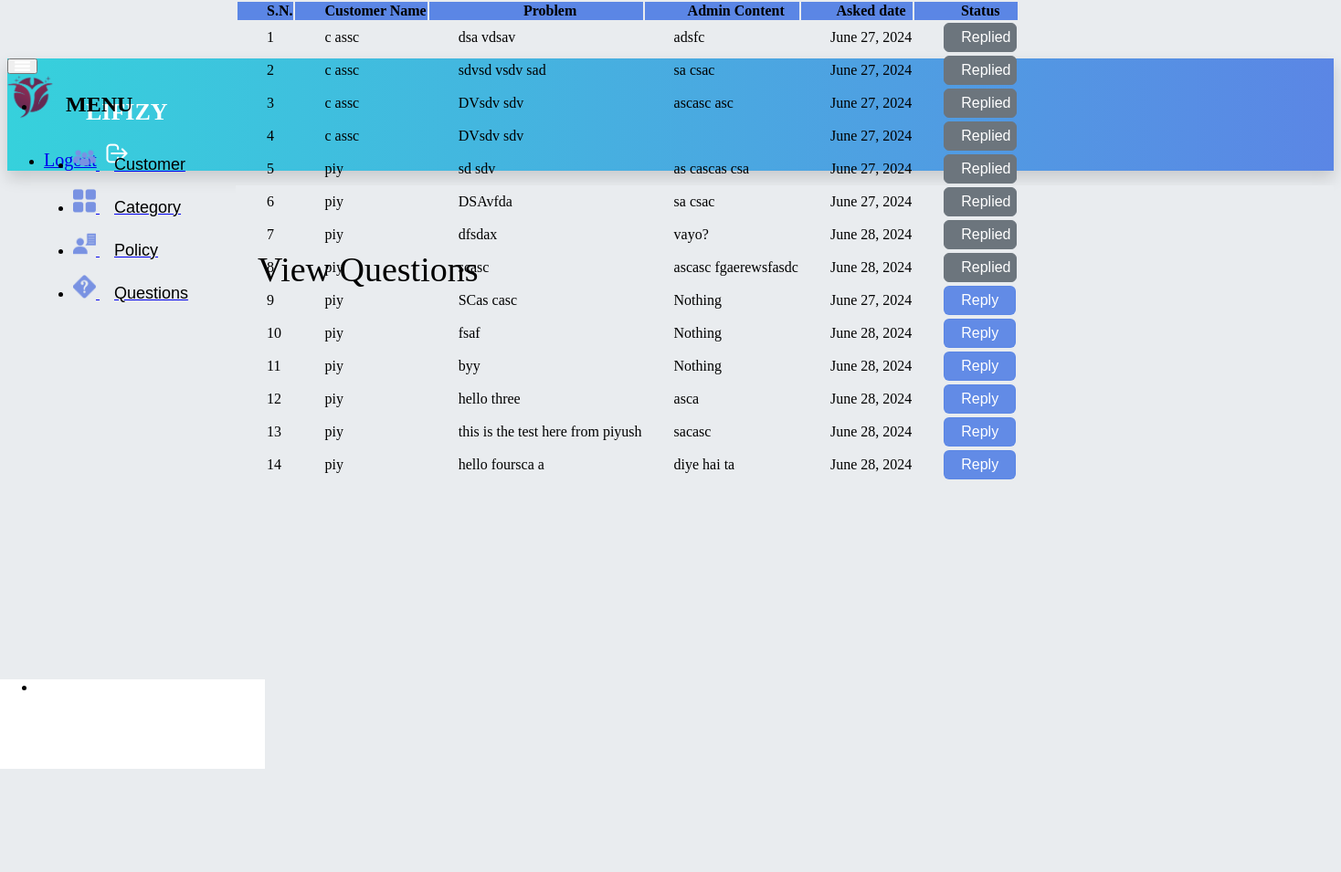
The page /admin-question (signed in) on the database as committed earlier.
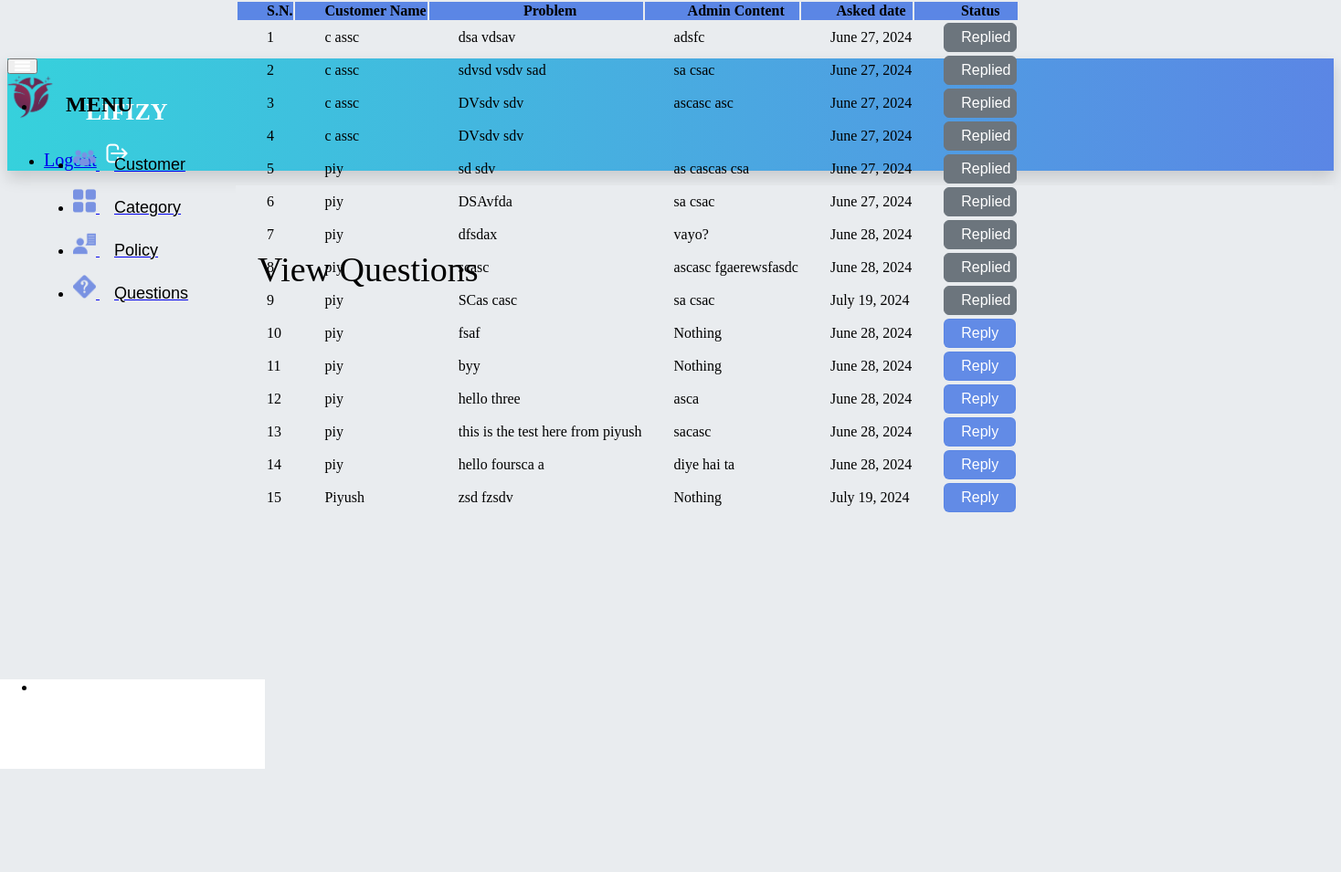
The same page on the database as committed later.
### insurance/models.py (models this page shows, shortened)
class Question(models.Model):
    customer = models.ForeignKey(Customer, on_delete=models.CASCADE)
    description = models.CharField(max_length=500)
    admin_comment = models.CharField(max_length=200, default='Nothing')
    asked_date = models.DateField(auto_now=True)
    replied = models.BooleanField(default=False)

### customer/models.py (models this page shows, shortened)
class Customer(models.Model):
    user = models.OneToOneField(User, on_delete=models.CASCADE)
    profile_pic = models.ImageField(upload_to='profile_pic/Customer/', null=True, blank=True)
    address = models.CharField(max_length=40)
    mobile = models.CharField(max_length=20, null=False)
    def __str__(self):
        return self.user.first_name

### insurance/views.py (the view)
# urls.py: path('admin-question', views.admin_question_view, name='admin-question'),
@login_required(login_url='adminlogin')
def admin_question_view(request):
    questions = models.Question.objects.all()
    return render(request, 'insurance/admin_question.html', {'questions': questions})

### templates/insurance/admin_question.html (shortened to what this page needs)
{% extends 'insurance/adminbase.html' %}
{% load static %}
{% block content %}
    <div class="wrapper">
        <div class="heading-section">
            <p class="mb-0 text-dark heading-text">View Questions</p>
        </div>
        <div class="card shadow border-0 mb-7 m-4 main-card">
            <div class="scrollable">
                <div class="table-responsive">
                    <table class="table table-hover table-nowrap table-striped position-relative">
                        <thead class="main-header" style="position: sticky; top: 0; z-index: 1000">
                        <tr>
                            <th scope="col" class="text-white pl-6">S.N.</th>
                            <th scope="col" class="text-white pl-6">Customer Name</th>
                            <th scope="col" class="text-white">Problem</th>
                            <th class="text-white">Admin Content</th>
                            <th class="text-white">Asked date</th>
                            <th class="text-white">Status</th>
                        </tr>
                        </thead>
                        <tbody>
                        {% for t in questions %}
                            <tr>
                                <td>{{ forloop.counter }}</td>
                                <td>{{ t.customer }}</td>
                                <td>{{ t.description }}</td>
                                <td>{{ t.admin_comment }}</td>
                                <td>{{ t.asked_date }}</td>
                                <td>
                                    {% if t.replied %}
                                        <button class="heading-buttons d-flex justify-content-center align-items-center"
                                                disabled>Replied
                                        </button>
                                    {% else %}
                                        <a class="dropdown-item" href="{% url 'update-question' t.id %}">
                                            <button class="heading-button d-flex justify-content-center align-items-center">
                                                Reply
                                            </button>
                                        </a>
                                    {% endif %}
                                </td>
                            </tr>
                        {% endfor %}
                        </tbody>
                    </table>
                </div>
            </div>
        </div>
    </div>
{% endblock %}

### templates/insurance/adminbase.html (shortened to what this page needs)
{% load static %}
<html lang="en">
<head>
    <link href="https://demo.dashboardpack.com/architectui-html-free/main.css" rel="stylesheet">
    <link rel="stylesheet" href="https://cdnjs.cloudflare.com/ajax/libs/font-awesome/6.0.0-beta3/css/all.min.css">
</head>
<body class="fixed-nav sticky-footer " id="page-top">
<nav class="main-header-navbar navbar navbar-expand-lg fixed-top" id="mainNav">
    <button class="navbar-toggler navbar-toggler-right" type="button" data-toggle="collapse"
            data-target="#navbarResponsive" aria-controls="navbarResponsive" aria-expanded="false"
            aria-label="Toggle navigation">
        <span class="navbar-toggler-icon" style="padding-top: 0.6rem"><img
                src="{% static "image/toggle.png" %}"></span>
    </button>
    <div class="collapse navbar-collapse" id="navbarResponsive">
        <img height="50" src="{% static 'image/insurance logo-01.png' %}" alt="alt" srcset="">
        <span class="navbar-title">LIFIZY</span>
        <ul class="navbar-nav navbar-sidenav" id="exampleAccordion">
            <li style="margin-top: 2.8rem; margin-bottom: 2rem;">
                <span class="right-side-title">MENU</span>
            </li>
            <div class="sidebar-component">
                <li class="nav-item sidebar-component-child" data-toggle="tooltip" data-placement="right"
                    title="Customer">
                    <a class="nav-link" href="/admin-view-customer">
                        <img src="{% static "image/customer.png" %} " width="25px" >
                        <span class="right-bar-text">Customer</span>
                    </a>
                </li>
                <li class="nav-item sidebar-component-child" data-toggle="tooltip" data-placement="right"
                    title="Category">
                    <a class="nav-link" href="/admin-view-category">
                        <img src="{% static "image/category.png" %}" width="25px">
                        <span class="right-bar-text">Category</span>
                    </a>
                </li>
                <li class="nav-item sidebar-component-child" data-toggle="tooltip" data-placement="right"
                    title="Policy">
                    <a class="nav-link" href="/admin-policy">
                        <img src="{% static "image/policy.png" %}" width="25px">
                        <span class="right-bar-text">Policy</span>
                    </a>
                </li>
                <li class="nav-item sidebar-component-child" data-toggle="tooltip" data-placement="right"
                    title="Questions">
                    <a class="nav-link" href="/admin-question">
                        <img src="{% static "image/questions.png" %}" width="25px">
                        <span class="right-bar-text">Questions</span>
                    </a>
                </li>
            </div>
        </ul>
        <ul class="navbar-nav sidenav-toggler" style="background-color: white; padding-bottom: 5rem">
            <li class="nav-item">
            </li>
        </ul>
        <ul class="navbar-nav ml-auto ">
            <li class="nav-item">
                <a class="nav-link text-white" href="/logout">
                    <span class="logout-style">Logout</span><img
                        src="{% static "image/logout.png" %}"></a>
            </li>
        </ul>
    </div>
</nav>
<div class="content-wrapper ">
    <div class=" content-section">
        {% block content %}
        {% endblock %}
    </div>
</div>
</body>
</html>

### templates/insurance/adminbase.html (style rules this page uses)
html { position: relative; min-height: 100%; background-color: #e9ecef; }
body { overflow-x: hidden; }
body.fixed-nav { padding-top: 56px; }
.content-wrapper { min-height: calc(100vh - 56px); }
#mainNav .navbar-collapse { overflow: auto; max-height: 75vh; }
#mainNav .navbar-collapse .navbar-nav .nav-item .nav-link { cursor: pointer; }
#mainNav .navbar-collapse .sidenav-toggler { display: none; }
@media (min-width: 992px) { #mainNav .navbar-collapse { overflow: visible; max-height: none; } }
@media (min-width: 992px) { #mainNav .navbar-collapse .navbar-sidenav { position: absolute; top: 0; left: 0; -webkit-flex-direction: column; -ms-flex-direction: column; flex-direction: column; margin-top: 56px; } }
#mainNav.fixed-top .sidenav-toggler { display: none; }
@media (min-width: 992px) { #mainNav.fixed-top .navbar-sidenav { height: calc(100vh); } }
@media (min-width: 992px) { #mainNav.fixed-top .sidenav-toggler { position: absolute; top: 0; left: 0; display: flex; -webkit-flex-direction: column; -ms-flex-direction: column; flex-direction: column; margin-top: calc(100vh - 56px); } }
@media (min-width: 992px) { #mainNav.fixed-top .sidenav-toggler > .nav-item { width: 250px; padding: 0; } }
.content-wrapper { overflow-x: hidden; background: #e9ecef; }
@media (min-width: 992px) { .content-wrapper { margin-left: 250px; } }
.main-header-navbar { box-shadow: 0 0.5rem 1rem rgba(0, 0, 0, 0.15) !important; background: linear-gradient(to right, rgba(54, 209, 220), rgba(91, 134, 229)) !important; }
.right-side-title { font-size: 24px; font-weight: 600; padding-left: 2rem; }
.right-bar-text { font-size: 18px; font-family: "Poppins", sans-serif; font-weight: 400; color: black; padding-left: 1rem; }
.sidebar-component { margin-left: 1rem; }
.sidebar-component-child { margin-left: 1.5rem; margin-bottom: 1rem; }
.navbar-title { color: white; font-weight: 700; font-size: 26px; padding-left: 2rem; }
.logout-style { font-weight: 500; font-size: 20px; margin-right: 8px; }
.content-section { background-color: #e9ecef; }

### templates/insurance/admin_question.html (style rules this page uses)
.table-responsive { overflow: visible !important; }
.main-header { background: rgba(91, 134, 229, 1); }
.table th { padding-left: 2rem; }
.table td { padding-left: 2rem; }
.heading-text { font-size: 38px; }
.heading-button { border-radius: 6px; font-size: 16px; border: 1px solid rgba(91, 134, 229, 0.95); background-color: rgba(91, 134, 229, 0.95); color: white; padding: 6px 18px; cursor: pointer; }
.heading-buttons { border-radius: 6px; font-size: 16px; border: 1px solid #6c757d; background-color: #6c757d; color: white; padding: 6px 18px; width: 80px; }
.heading-section { display: flex; margin: 2rem 1.5rem 0.5rem; justify-content: space-between; }
.main-card { flex-grow: 1; }
.wrapper { display: flex; flex-direction: column; height: 100%; width: 100%; }
.scrollable { position: absolute; top: 0; width: 100%; height: 100%; overflow: auto; }
.dropdown-item { padding: 0; }

Rows that differ between the two databases and show on the page:
changed Question "SCas casc": admin_comment "Nothing" → "sa csac"; asked_date "June 27, 2024" → "July 19, 2024"; replied "Reply" → "Replied"
added Question: customer "Piyush", description "zsd fzsdv", admin_comment "Nothing", asked_date "July 19, 2024", replied "Reply"
